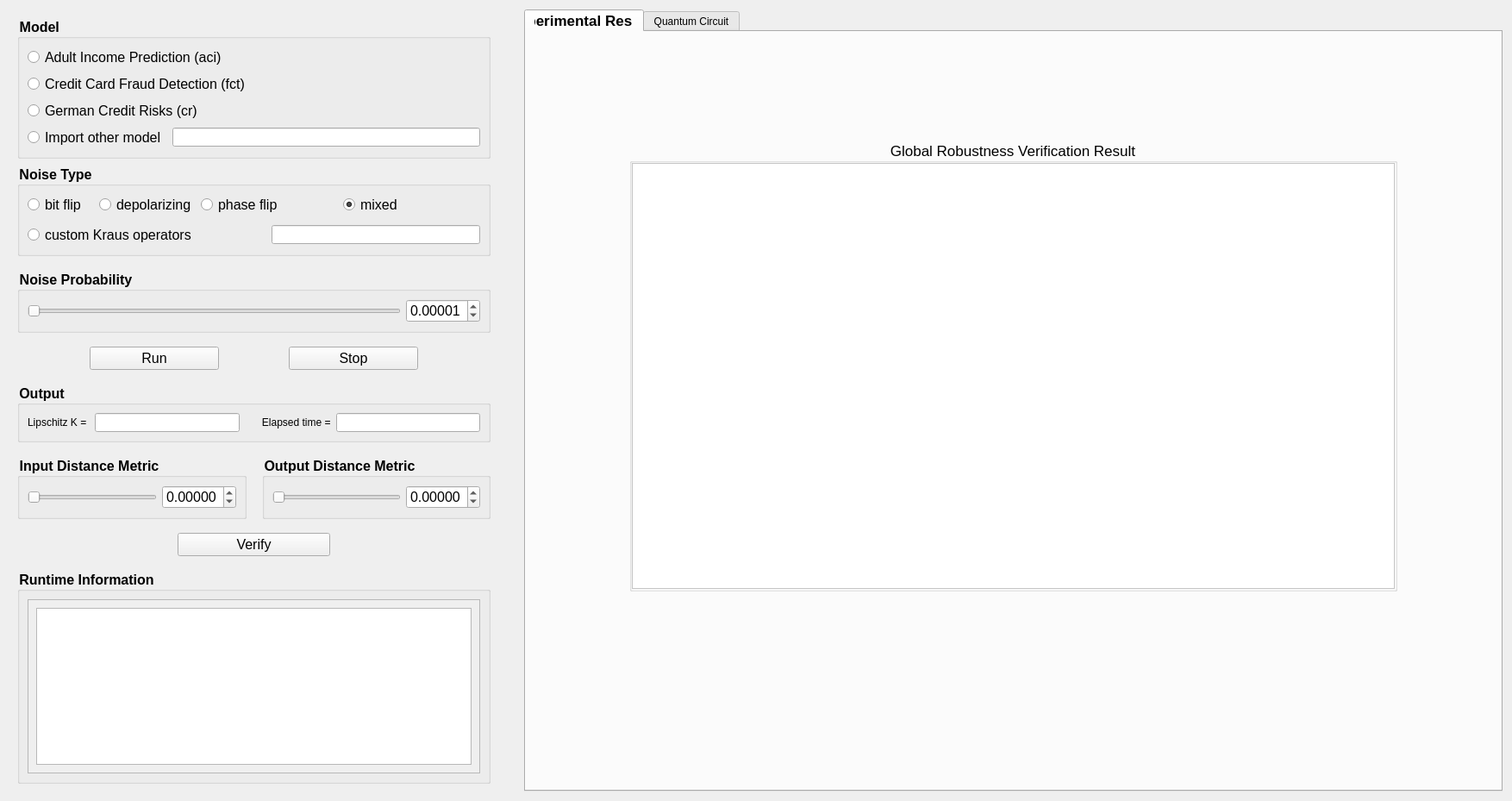
<?xml version="1.0" encoding="UTF-8"?>
<ui version="4.0">
 <class>globalView</class>
 <widget class="QWidget" name="globalView">
  <property name="geometry">
   <rect>
    <x>0</x>
    <y>0</y>
    <width>1754</width>
    <height>929</height>
   </rect>
  </property>
  <property name="windowTitle">
   <string>Form</string>
  </property>
  <layout class="QHBoxLayout" name="horizontalLayout" stretch="1,2">
   <property name="spacing">
    <number>30</number>
   </property>
   <item>
    <widget class="QWidget" name="widget_set" native="true">
     <property name="sizePolicy">
      <sizepolicy hsizetype="Preferred" vsizetype="Preferred">
       <horstretch>0</horstretch>
       <verstretch>0</verstretch>
      </sizepolicy>
     </property>
     <layout class="QVBoxLayout" name="verticalLayout" stretch="3,3,2,2,2,3,2,0">
      <property name="spacing">
       <number>7</number>
      </property>
      <item>
       <widget class="QGroupBox" name="groupBox_dataset">
        <property name="sizePolicy">
         <sizepolicy hsizetype="Expanding" vsizetype="Expanding">
          <horstretch>0</horstretch>
          <verstretch>0</verstretch>
         </sizepolicy>
        </property>
        <property name="font">
         <font>
          <pointsize>12</pointsize>
          <bold>true</bold>
         </font>
        </property>
        <property name="layoutDirection">
         <enum>Qt::LeftToRight</enum>
        </property>
        <property name="styleSheet">
         <string notr="true">QGroupBox::title{
	font-size: 14px;
}</string>
        </property>
        <property name="title">
         <string>Model </string>
        </property>
        <layout class="QVBoxLayout" name="verticalLayout_3">
         <item>
          <widget class="QRadioButton" name="radioButton_aci">
           <property name="font">
            <font>
             <pointsize>12</pointsize>
            </font>
           </property>
           <property name="text">
            <string>Adult Income Prediction (aci)</string>
           </property>
          </widget>
         </item>
         <item>
          <widget class="QRadioButton" name="radioButton_fct">
           <property name="font">
            <font>
             <pointsize>12</pointsize>
            </font>
           </property>
           <property name="text">
            <string>Credit Card Fraud Detection (fct)</string>
           </property>
          </widget>
         </item>
         <item>
          <widget class="QRadioButton" name="radioButton_cr">
           <property name="font">
            <font>
             <pointsize>12</pointsize>
            </font>
           </property>
           <property name="text">
            <string>German Credit Risks (cr)</string>
           </property>
          </widget>
         </item>
         <item>
          <layout class="QHBoxLayout" name="horizontalLayout_file">
           <property name="spacing">
            <number>8</number>
           </property>
           <item>
            <widget class="QRadioButton" name="radioButton_importfile">
             <property name="font">
              <font>
               <pointsize>12</pointsize>
              </font>
             </property>
             <property name="text">
              <string>Import other model</string>
             </property>
            </widget>
           </item>
           <item>
            <widget class="QLineEdit" name="lineEdit_modelfile"/>
           </item>
          </layout>
         </item>
        </layout>
       </widget>
      </item>
      <item>
       <widget class="QGroupBox" name="groupBox_noisetype">
        <property name="sizePolicy">
         <sizepolicy hsizetype="Expanding" vsizetype="Expanding">
          <horstretch>0</horstretch>
          <verstretch>0</verstretch>
         </sizepolicy>
        </property>
        <property name="font">
         <font>
          <pointsize>12</pointsize>
          <bold>true</bold>
         </font>
        </property>
        <property name="layoutDirection">
         <enum>Qt::LeftToRight</enum>
        </property>
        <property name="styleSheet">
         <string notr="true">QGroupBox::title{
	font-size: 14px;
}</string>
        </property>
        <property name="title">
         <string>Noise Type</string>
        </property>
        <layout class="QGridLayout" name="gridLayout" columnstretch="0,0,0,0,0,0">
         <property name="verticalSpacing">
          <number>10</number>
         </property>
         <item row="0" column="0">
          <widget class="QRadioButton" name="radioButton_bitflip">
           <property name="font">
            <font>
             <pointsize>12</pointsize>
            </font>
           </property>
           <property name="text">
            <string>bit flip</string>
           </property>
          </widget>
         </item>
         <item row="0" column="1">
          <widget class="QRadioButton" name="radioButton_depolarizing">
           <property name="font">
            <font>
             <pointsize>12</pointsize>
            </font>
           </property>
           <property name="text">
            <string>depolarizing</string>
           </property>
          </widget>
         </item>
         <item row="0" column="2" colspan="2">
          <widget class="QRadioButton" name="radioButton_phaseflip">
           <property name="font">
            <font>
             <pointsize>12</pointsize>
            </font>
           </property>
           <property name="text">
            <string>phase flip</string>
           </property>
          </widget>
         </item>
         <item row="0" column="4">
          <widget class="QRadioButton" name="radioButton_mixednoise">
           <property name="font">
            <font>
             <pointsize>12</pointsize>
            </font>
           </property>
           <property name="text">
            <string>mixed</string>
           </property>
           <property name="checked">
            <bool>true</bool>
           </property>
          </widget>
         </item>
         <item row="1" column="0" colspan="3">
          <widget class="QRadioButton" name="radioButton_custom_noise">
           <property name="font">
            <font>
             <pointsize>12</pointsize>
            </font>
           </property>
           <property name="text">
            <string>custom Kraus operators</string>
           </property>
          </widget>
         </item>
         <item row="1" column="3" colspan="3">
          <widget class="QLineEdit" name="lineEdit_custom_noise"/>
         </item>
        </layout>
       </widget>
      </item>
      <item>
       <widget class="QWidget" name="widget_arg" native="true">
        <property name="sizePolicy">
         <sizepolicy hsizetype="Expanding" vsizetype="Expanding">
          <horstretch>0</horstretch>
          <verstretch>0</verstretch>
         </sizepolicy>
        </property>
        <layout class="QHBoxLayout" name="horizontalLayout_4" stretch="1">
         <property name="spacing">
          <number>18</number>
         </property>
         <property name="leftMargin">
          <number>0</number>
         </property>
         <property name="rightMargin">
          <number>0</number>
         </property>
         <item>
          <widget class="QGroupBox" name="groupBox_noisyProb">
           <property name="sizePolicy">
            <sizepolicy hsizetype="Expanding" vsizetype="Expanding">
             <horstretch>0</horstretch>
             <verstretch>0</verstretch>
            </sizepolicy>
           </property>
           <property name="font">
            <font>
             <pointsize>12</pointsize>
             <bold>true</bold>
            </font>
           </property>
           <property name="layoutDirection">
            <enum>Qt::LeftToRight</enum>
           </property>
           <property name="styleSheet">
            <string notr="true">QGroupBox::title{
	font-size: 14px;
}</string>
           </property>
           <property name="title">
            <string>Noise Probability</string>
           </property>
           <layout class="QHBoxLayout" name="horizontalLayout_15" stretch="5,0">
            <item>
             <widget class="QSlider" name="slider_prob">
              <property name="minimum">
               <number>1</number>
              </property>
              <property name="maximum">
               <number>100000</number>
              </property>
              <property name="value">
               <number>1</number>
              </property>
              <property name="orientation">
               <enum>Qt::Horizontal</enum>
              </property>
             </widget>
            </item>
            <item>
             <widget class="QDoubleSpinBox" name="doubleSpinBox_prob">
              <property name="sizePolicy">
               <sizepolicy hsizetype="Expanding" vsizetype="Fixed">
                <horstretch>0</horstretch>
                <verstretch>0</verstretch>
               </sizepolicy>
              </property>
              <property name="font">
               <font>
                <pointsize>12</pointsize>
               </font>
              </property>
              <property name="wrapping">
               <bool>true</bool>
              </property>
              <property name="decimals">
               <number>5</number>
              </property>
              <property name="minimum">
               <double>0.000010000000000</double>
              </property>
              <property name="maximum">
               <double>1.000000000000000</double>
              </property>
              <property name="singleStep">
               <double>0.000010000000000</double>
              </property>
             </widget>
            </item>
           </layout>
          </widget>
         </item>
        </layout>
       </widget>
      </item>
      <item>
       <widget class="QGroupBox" name="groupBox_run">
        <property name="sizePolicy">
         <sizepolicy hsizetype="Expanding" vsizetype="Expanding">
          <horstretch>0</horstretch>
          <verstretch>0</verstretch>
         </sizepolicy>
        </property>
        <property name="styleSheet">
         <string notr="true">QGroupBox { border: none; }</string>
        </property>
        <layout class="QHBoxLayout" name="horizontalLayout_3" stretch="1,2,1,2,1">
         <property name="topMargin">
          <number>0</number>
         </property>
         <item>
          <spacer name="horizontalSpacer_l">
           <property name="orientation">
            <enum>Qt::Horizontal</enum>
           </property>
           <property name="sizeHint" stdset="0">
            <size>
             <width>74</width>
             <height>20</height>
            </size>
           </property>
          </spacer>
         </item>
         <item>
          <widget class="QPushButton" name="pushButton_run">
           <property name="sizePolicy">
            <sizepolicy hsizetype="Expanding" vsizetype="Fixed">
             <horstretch>0</horstretch>
             <verstretch>0</verstretch>
            </sizepolicy>
           </property>
           <property name="font">
            <font>
             <pointsize>12</pointsize>
             <bold>false</bold>
            </font>
           </property>
           <property name="text">
            <string>Run</string>
           </property>
          </widget>
         </item>
         <item>
          <spacer name="horizontalSpacer_m">
           <property name="orientation">
            <enum>Qt::Horizontal</enum>
           </property>
           <property name="sizeHint" stdset="0">
            <size>
             <width>62</width>
             <height>20</height>
            </size>
           </property>
          </spacer>
         </item>
         <item>
          <widget class="QPushButton" name="pushButton_stop">
           <property name="sizePolicy">
            <sizepolicy hsizetype="Expanding" vsizetype="Fixed">
             <horstretch>0</horstretch>
             <verstretch>0</verstretch>
            </sizepolicy>
           </property>
           <property name="font">
            <font>
             <pointsize>12</pointsize>
            </font>
           </property>
           <property name="text">
            <string>Stop</string>
           </property>
          </widget>
         </item>
         <item>
          <spacer name="horizontalSpacer_r">
           <property name="orientation">
            <enum>Qt::Horizontal</enum>
           </property>
           <property name="sizeHint" stdset="0">
            <size>
             <width>73</width>
             <height>20</height>
            </size>
           </property>
          </spacer>
         </item>
        </layout>
       </widget>
      </item>
      <item>
       <widget class="QGroupBox" name="groupBox_output">
        <property name="sizePolicy">
         <sizepolicy hsizetype="Expanding" vsizetype="Expanding">
          <horstretch>0</horstretch>
          <verstretch>0</verstretch>
         </sizepolicy>
        </property>
        <property name="font">
         <font>
          <pointsize>12</pointsize>
          <bold>true</bold>
         </font>
        </property>
        <property name="layoutDirection">
         <enum>Qt::LeftToRight</enum>
        </property>
        <property name="styleSheet">
         <string notr="true">QGroupBox::title{
	font-size: 14px;
}</string>
        </property>
        <property name="title">
         <string>Output</string>
        </property>
        <layout class="QGridLayout" name="gridLayout_3">
         <item row="0" column="0">
          <widget class="QLabel" name="label_k">
           <property name="text">
            <string>Lipschitz K = </string>
           </property>
          </widget>
         </item>
         <item row="0" column="1">
          <widget class="QLineEdit" name="lineEdit_k"/>
         </item>
         <item row="0" column="2">
          <widget class="QLabel" name="label_time">
           <property name="text">
            <string>      Elapsed time =</string>
           </property>
          </widget>
         </item>
         <item row="0" column="3">
          <widget class="QLineEdit" name="lineEdit_time"/>
         </item>
        </layout>
       </widget>
      </item>
      <item>
       <widget class="QWidget" name="widget_threshold" native="true">
        <property name="sizePolicy">
         <sizepolicy hsizetype="Expanding" vsizetype="Expanding">
          <horstretch>0</horstretch>
          <verstretch>0</verstretch>
         </sizepolicy>
        </property>
        <layout class="QHBoxLayout" name="horizontalLayout_6" stretch="1,1">
         <property name="spacing">
          <number>18</number>
         </property>
         <property name="leftMargin">
          <number>0</number>
         </property>
         <property name="rightMargin">
          <number>0</number>
         </property>
         <item>
          <widget class="QGroupBox" name="groupBox_threshold_1">
           <property name="sizePolicy">
            <sizepolicy hsizetype="Expanding" vsizetype="Expanding">
             <horstretch>0</horstretch>
             <verstretch>0</verstretch>
            </sizepolicy>
           </property>
           <property name="font">
            <font>
             <pointsize>12</pointsize>
             <bold>true</bold>
            </font>
           </property>
           <property name="layoutDirection">
            <enum>Qt::LeftToRight</enum>
           </property>
           <property name="styleSheet">
            <string notr="true">QGroupBox::title{
	font-size: 14px;
}</string>
           </property>
           <property name="title">
            <string>Input Distance Metric</string>
           </property>
           <layout class="QHBoxLayout" name="horizontalLayout_17" stretch="5,0">
            <item>
             <widget class="QSlider" name="slider_threshold_1">
              <property name="minimum">
               <number>0</number>
              </property>
              <property name="maximum">
               <number>1000</number>
              </property>
              <property name="value">
               <number>0</number>
              </property>
              <property name="orientation">
               <enum>Qt::Horizontal</enum>
              </property>
             </widget>
            </item>
            <item>
             <widget class="QDoubleSpinBox" name="doubleSpinBox_threshold_1">
              <property name="sizePolicy">
               <sizepolicy hsizetype="Expanding" vsizetype="Fixed">
                <horstretch>0</horstretch>
                <verstretch>0</verstretch>
               </sizepolicy>
              </property>
              <property name="font">
               <font>
                <pointsize>12</pointsize>
               </font>
              </property>
              <property name="wrapping">
               <bool>true</bool>
              </property>
              <property name="decimals">
               <number>5</number>
              </property>
              <property name="maximum">
               <double>1.000000000000000</double>
              </property>
              <property name="singleStep">
               <double>0.001000000000000</double>
              </property>
             </widget>
            </item>
           </layout>
          </widget>
         </item>
         <item>
          <widget class="QGroupBox" name="groupBox_threshold_2">
           <property name="sizePolicy">
            <sizepolicy hsizetype="Expanding" vsizetype="Expanding">
             <horstretch>0</horstretch>
             <verstretch>0</verstretch>
            </sizepolicy>
           </property>
           <property name="font">
            <font>
             <pointsize>12</pointsize>
             <bold>true</bold>
            </font>
           </property>
           <property name="layoutDirection">
            <enum>Qt::LeftToRight</enum>
           </property>
           <property name="styleSheet">
            <string notr="true">QGroupBox::title{
	font-size: 14px;
}</string>
           </property>
           <property name="title">
            <string>Output Distance Metric</string>
           </property>
           <layout class="QHBoxLayout" name="horizontalLayout_16" stretch="5,0">
            <item>
             <widget class="QSlider" name="slider_threshold_2">
              <property name="minimum">
               <number>0</number>
              </property>
              <property name="maximum">
               <number>1000</number>
              </property>
              <property name="value">
               <number>0</number>
              </property>
              <property name="orientation">
               <enum>Qt::Horizontal</enum>
              </property>
             </widget>
            </item>
            <item>
             <widget class="QDoubleSpinBox" name="doubleSpinBox_threshold_2">
              <property name="sizePolicy">
               <sizepolicy hsizetype="Expanding" vsizetype="Fixed">
                <horstretch>0</horstretch>
                <verstretch>0</verstretch>
               </sizepolicy>
              </property>
              <property name="font">
               <font>
                <pointsize>12</pointsize>
               </font>
              </property>
              <property name="wrapping">
               <bool>true</bool>
              </property>
              <property name="decimals">
               <number>5</number>
              </property>
              <property name="maximum">
               <double>1.000000000000000</double>
              </property>
              <property name="singleStep">
               <double>0.001000000000000</double>
              </property>
             </widget>
            </item>
           </layout>
          </widget>
         </item>
        </layout>
       </widget>
      </item>
      <item>
       <widget class="QGroupBox" name="groupBox_run_2">
        <property name="sizePolicy">
         <sizepolicy hsizetype="Expanding" vsizetype="Expanding">
          <horstretch>0</horstretch>
          <verstretch>0</verstretch>
         </sizepolicy>
        </property>
        <property name="styleSheet">
         <string notr="true">QGroupBox { border: none; }</string>
        </property>
        <layout class="QHBoxLayout" name="horizontalLayout_7" stretch="1,1,1">
         <property name="topMargin">
          <number>0</number>
         </property>
         <item>
          <spacer name="horizontalSpacer_l_2">
           <property name="orientation">
            <enum>Qt::Horizontal</enum>
           </property>
           <property name="sizeHint" stdset="0">
            <size>
             <width>74</width>
             <height>20</height>
            </size>
           </property>
          </spacer>
         </item>
         <item>
          <widget class="QPushButton" name="pushButton_veri">
           <property name="sizePolicy">
            <sizepolicy hsizetype="Expanding" vsizetype="Fixed">
             <horstretch>0</horstretch>
             <verstretch>0</verstretch>
            </sizepolicy>
           </property>
           <property name="font">
            <font>
             <pointsize>12</pointsize>
             <bold>false</bold>
            </font>
           </property>
           <property name="text">
            <string>Verify</string>
           </property>
          </widget>
         </item>
         <item>
          <spacer name="horizontalSpacer_r_2">
           <property name="orientation">
            <enum>Qt::Horizontal</enum>
           </property>
           <property name="sizeHint" stdset="0">
            <size>
             <width>73</width>
             <height>20</height>
            </size>
           </property>
          </spacer>
         </item>
        </layout>
       </widget>
      </item>
      <item>
       <widget class="QGroupBox" name="groupBox_runtime">
        <property name="sizePolicy">
         <sizepolicy hsizetype="Preferred" vsizetype="Preferred">
          <horstretch>0</horstretch>
          <verstretch>0</verstretch>
         </sizepolicy>
        </property>
        <property name="font">
         <font>
          <family>Ubuntu</family>
          <pointsize>12</pointsize>
          <italic>false</italic>
          <bold>true</bold>
         </font>
        </property>
        <property name="styleSheet">
         <string notr="true">QGroupBox::title{
	font-size: 14px;
}
</string>
        </property>
        <property name="title">
         <string>Runtime Information</string>
        </property>
        <layout class="QHBoxLayout" name="horizontalLayout_11">
         <item>
          <widget class="QScrollArea" name="scrollArea_output">
           <property name="widgetResizable">
            <bool>true</bool>
           </property>
           <widget class="QWidget" name="scrollAreaWidgetContents_output">
            <property name="geometry">
             <rect>
              <x>0</x>
              <y>0</y>
              <width>498</width>
              <height>107</height>
             </rect>
            </property>
            <layout class="QHBoxLayout" name="horizontalLayout_5">
             <item>
              <widget class="QTextBrowser" name="textBrowser_output">
               <property name="enabled">
                <bool>true</bool>
               </property>
               <property name="styleSheet">
                <string notr="true">font: 12pt &quot;Ubuntu Mono&quot;;</string>
               </property>
               <property name="lineWrapMode">
                <enum>QTextEdit::NoWrap</enum>
               </property>
              </widget>
             </item>
            </layout>
           </widget>
          </widget>
         </item>
        </layout>
       </widget>
      </item>
     </layout>
    </widget>
   </item>
   <item>
    <widget class="QTabWidget" name="tabWidget">
     <property name="sizePolicy">
      <sizepolicy hsizetype="Expanding" vsizetype="Expanding">
       <horstretch>0</horstretch>
       <verstretch>0</verstretch>
      </sizepolicy>
     </property>
     <property name="styleSheet">
      <string notr="true">QTabWidget::title{font-size: 14px;}
QTabBar::tab:selected { font-size: 17px; font-weight: bold; }</string>
     </property>
     <property name="currentIndex">
      <number>0</number>
     </property>
     <widget class="QWidget" name="tab">
      <attribute name="title">
       <string>Experimental Results</string>
      </attribute>
      <layout class="QHBoxLayout" name="horizontalLayout_2" stretch="1,8,1">
       <item>
        <spacer name="horizontalSpacer">
         <property name="orientation">
          <enum>Qt::Horizontal</enum>
         </property>
         <property name="sizeHint" stdset="0">
          <size>
           <width>58</width>
           <height>20</height>
          </size>
         </property>
        </spacer>
       </item>
       <item>
        <layout class="QVBoxLayout" name="verticalLayout_2" stretch="1,5,2">
         <property name="spacing">
          <number>50</number>
         </property>
         <property name="topMargin">
          <number>12</number>
         </property>
         <property name="bottomMargin">
          <number>12</number>
         </property>
         <item>
          <spacer name="verticalSpacer_2">
           <property name="orientation">
            <enum>Qt::Vertical</enum>
           </property>
           <property name="sizeHint" stdset="0">
            <size>
             <width>20</width>
             <height>40</height>
            </size>
           </property>
          </spacer>
         </item>
         <item>
          <widget class="QGroupBox" name="groupBox_res">
           <property name="font">
            <font>
             <family>Ubuntu</family>
             <pointsize>13</pointsize>
             <italic>false</italic>
             <bold>false</bold>
            </font>
           </property>
           <property name="styleSheet">
            <string notr="true">font: 13pt &quot;Ubuntu&quot;;
</string>
           </property>
           <property name="title">
            <string>Global Robustness Verification Result</string>
           </property>
           <property name="alignment">
            <set>Qt::AlignCenter</set>
           </property>
           <layout class="QVBoxLayout" name="verticalLayout_5" stretch="0">
            <property name="leftMargin">
             <number>0</number>
            </property>
            <property name="topMargin">
             <number>0</number>
            </property>
            <property name="rightMargin">
             <number>0</number>
            </property>
            <property name="bottomMargin">
             <number>0</number>
            </property>
            <item>
             <widget class="QTableView" name="table_res">
              <property name="font">
               <font>
                <family>Ubuntu</family>
                <pointsize>13</pointsize>
                <italic>false</italic>
                <bold>false</bold>
               </font>
              </property>
              <property name="styleSheet">
               <string notr="true">background-color: rgb(255, 255, 255);</string>
              </property>
              <attribute name="horizontalHeaderMinimumSectionSize">
               <number>100</number>
              </attribute>
              <attribute name="horizontalHeaderDefaultSectionSize">
               <number>100</number>
              </attribute>
              <attribute name="verticalHeaderCascadingSectionResizes">
               <bool>false</bool>
              </attribute>
              <attribute name="verticalHeaderDefaultSectionSize">
               <number>100</number>
              </attribute>
             </widget>
            </item>
           </layout>
          </widget>
         </item>
         <item>
          <spacer name="verticalSpacer_3">
           <property name="orientation">
            <enum>Qt::Vertical</enum>
           </property>
           <property name="sizeHint" stdset="0">
            <size>
             <width>20</width>
             <height>40</height>
            </size>
           </property>
          </spacer>
         </item>
        </layout>
       </item>
       <item>
        <spacer name="horizontalSpacer_2">
         <property name="orientation">
          <enum>Qt::Horizontal</enum>
         </property>
         <property name="sizeHint" stdset="0">
          <size>
           <width>58</width>
           <height>20</height>
          </size>
         </property>
        </spacer>
       </item>
      </layout>
     </widget>
     <widget class="QWidget" name="tab_circ">
      <property name="accessibleName">
       <string/>
      </property>
      <attribute name="title">
       <string>Quantum Circuit</string>
      </attribute>
      <layout class="QVBoxLayout" name="verticalLayout_4">
       <item>
        <widget class="QScrollArea" name="scrollArea_circ">
         <property name="minimumSize">
          <size>
           <width>500</width>
           <height>500</height>
          </size>
         </property>
         <property name="styleSheet">
          <string notr="true">BackgroudColoe::rgb(255, 255, 255)</string>
         </property>
         <property name="verticalScrollBarPolicy">
          <enum>Qt::ScrollBarAlwaysOn</enum>
         </property>
         <property name="horizontalScrollBarPolicy">
          <enum>Qt::ScrollBarAlwaysOn</enum>
         </property>
         <property name="sizeAdjustPolicy">
          <enum>QAbstractScrollArea::AdjustToContents</enum>
         </property>
         <property name="widgetResizable">
          <bool>true</bool>
         </property>
         <widget class="QWidget" name="scrollAreaWidgetContents_circ">
          <property name="geometry">
           <rect>
            <x>0</x>
            <y>0</y>
            <width>1090</width>
            <height>829</height>
           </rect>
          </property>
          <property name="sizePolicy">
           <sizepolicy hsizetype="Expanding" vsizetype="Expanding">
            <horstretch>0</horstretch>
            <verstretch>0</verstretch>
           </sizepolicy>
          </property>
          <property name="minimumSize">
           <size>
            <width>500</width>
            <height>500</height>
           </size>
          </property>
          <property name="styleSheet">
           <string notr="true">BackgroudColoe::rgb(255, 255, 255)</string>
          </property>
          <layout class="QVBoxLayout" name="verticalLayout_circ"/>
         </widget>
        </widget>
       </item>
      </layout>
     </widget>
    </widget>
   </item>
  </layout>
 </widget>
 <resources/>
 <connections/>
</ui>
